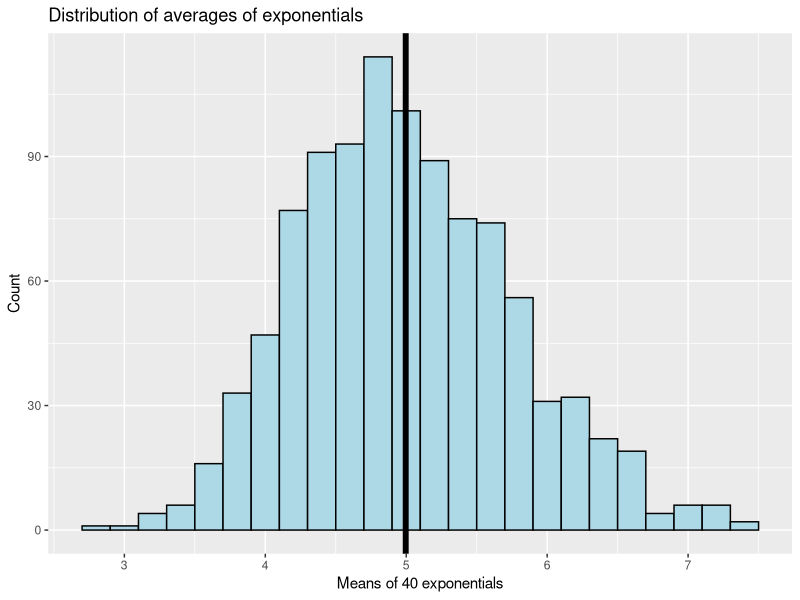
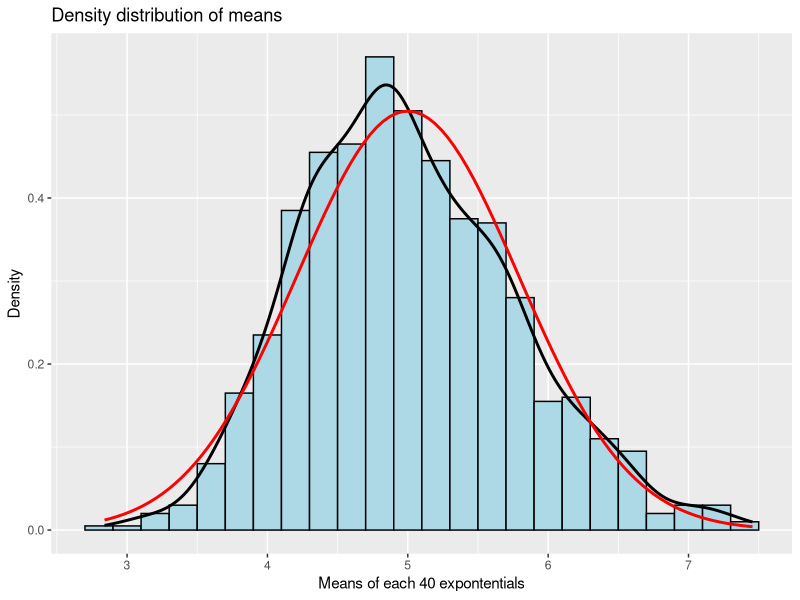

Here is the R script that generated these plots, in order:
## ---- chunk 1
knitr::opts_chunk$set(echo = TRUE)
## ---- chunk 2
lambda<-0.2
n<-40
mn_rexp<-NULL
for (i in 1:1000) mn_rexp<-c(mn_rexp, mean(rexp(n,lambda)))
## ---- chunk 3
#plotting distribution
library("ggplot2")
g = ggplot(data.frame(mn_rexp), aes(x = mn_rexp))
g = g + geom_histogram(color = "black", fill = "lightblue", binwidth = 0.2) 
g = g + geom_vline(xintercept = mean(mn_rexp), size = 2)
g= g+ xlab("Means of 40 exponentials") + ylab("Count")  + ggtitle("Distribution of averages of exponentials")
g
## ---- chunk 4
for (i in 1:1000)  sum_dif = sum((mn_rexp-mean(mn_rexp))^2)
var<-sum_dif/999
#or
var(mn_rexp)

vardif<-(abs( (1/lambda)^2/n - var(mn_rexp))/(1/lambda)^2/n )*100
## ---- chunk 5
#plotting distribution
library("ggplot2")
#subtracting the mean - centering plot around zero
#rexp_0<-NULL
#for (i in 1:1000)  rexp_0 = mn_rexp-mean(mn_rexp)

df_rexp<-data.frame(mn_rexp)
g = ggplot(df_rexp, aes(x = mn_rexp))
g = g + geom_histogram(aes(y= ..density..),color = "black", fill = "lightblue", binwidth = 0.2) 
g = g + geom_density( size = 1, color = "black")
g = g + stat_function(fun = dnorm, args = list( mean=5, sd=(1/lambda/sqrt(n))), size =1, color = "red")
g = g + labs(title="Density distribution of means ", x="Means of each 40 expontentials", y="Density")
g
